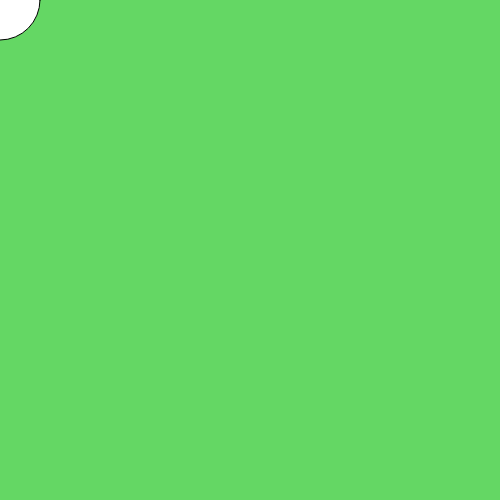
Frame 1 (no input)
Frame 60 (no input): identical to frame 1, image omitted
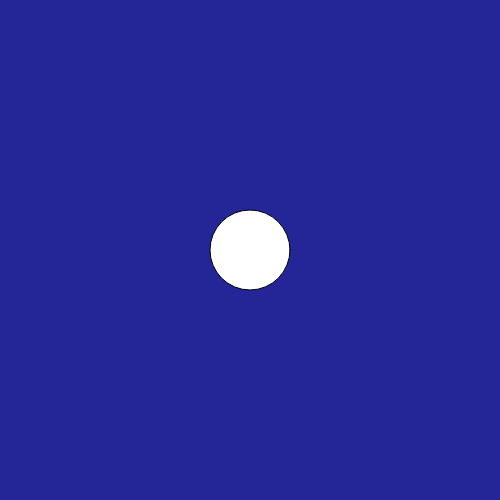
Frame 120 (the mouse pressed at the canvas centre since frame 60)

The p5.js sketch that drew these frames (run headless with seeded random() and noise() and a simulated clock; from frame 60 on, the mouse is pressed at the canvas centre):

// p5.js sketch
// ── sketch.js
var r = 100;
var g = 215;
var b = 100;


function setup() {
	createCanvas(500,500);
}

function draw() {
	background(r,g,b);
	ellipse(mouseX, mouseY, 80, 80);
}
function mousePressed(){
	r = random(50);
	g = random(180);
	b = random(200);
}
